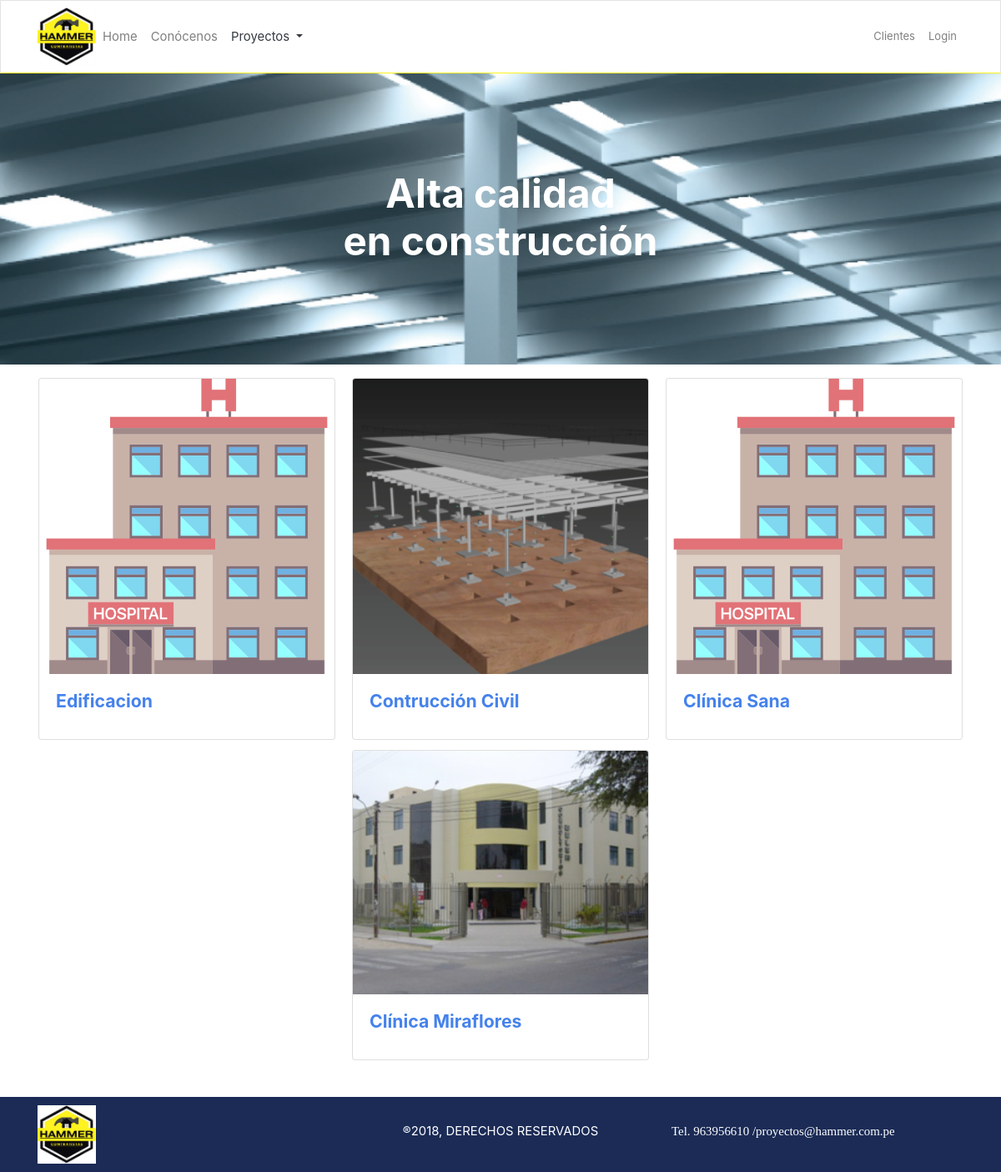
Page /HammerProyectos/concluidos on the committed database.
### tables this page shows
CREATE TABLE `proyecto` (
  `id` int(11) NOT NULL,
  `servicio_id` int(11) NOT NULL,
  `nombre` text NOT NULL,
  `tipo` enum('proceso','concluido') NOT NULL,
  `cliente_id` int(11) NOT NULL,
  `fecha` date NOT NULL,
  `img_principal` varchar(150) DEFAULT NULL,
  `descripcion` text NOT NULL
);

### application/controllers/HammerProyectos.php (called while the page is built, shortened)
<?php
class HammerProyectos extends CI_Controller {
	public function __construct()
	{
		$this->load->helper('url');
		$this->load->library('pagination');
		$this->load->model('Proyecto');
	}
	public function concluidos()
	{
		if($this->uri->segment(3)){
			$pagina = $this->uri->segment(3);
		}else{
			$pagina = 0;
		}
		$porpagina = 6;
		$datos = $this->Proyecto->getTodosPaginacion('concluido',$pagina,$porpagina,"limit");
		$opc = 3;
		$this->load->view('templates/header');
		$this->load->view('proyectos',compact('datos','cuantos','pagina','opc'));
		$this->load->view('templates/footer');
	}
}

### index.php (called while the page is built, shortened)
<?php
require_once BASEPATH.'core/CodeIgniter.php';

### application/models/Proyecto.php (called while the page is built, shortened)
<?php
class Proyecto extends CI_Model {
	public function getTodosPaginacion($tipo,$pagina,$porpagina,$quehago){
		switch($quehago){
			case 'limit';
				$query = $this->db
						->select("proyecto.id as v1,proyecto.servicio_id as v2,servicios.servicio as v3,proyecto.nombre as v4,proyecto.img_principal as v5, proyecto.descripcion as v6")
						->from("proyecto")
						->join('servicios', 'servicios.id = proyecto.servicio_id')
						->where('proyecto.tipo',$tipo)
						->limit($porpagina,$pagina)
						->order_by("proyecto.id","DESC")
						->get();
				return $query->result();
			break;
			case 'cuantos';
				$query = $this->db
						->select("proyecto.id as v1,proyecto.servicio_id as v2,servicios.servicio as v3,proyecto.nombre as v4,proyecto.img_principal as v5, proyecto.descripcion as v6")
						->from("proyecto")
						->join('servicios', 'servicios.id = proyecto.servicio_id')
						->where('proyecto.tipo',$tipo)
						->count_all_results();
				return $query;
			break;
		}
	}
}

### application/views/proyectos.php (the view, shortened to what this page needs)
<section class="proyecto text-center">
	<h2 class="titulo-p"> Alta calidad <br>en construcción </h2>
</section>
<section class="container p-3">
	<?php if ($opc == 3): ?>
				<?php if (count($datos) > 0): ?>
					<div class="card-columns">
					<?php foreach ($datos as $dato): ?>
						<div class="card">
						    <img class="card-img-top" src="<?=base_url()?>assets/imgs/proyectos/<?=$dato->v5?>" alt="Card image cap">
						    <div class="card-body">
						      <a class="enlace" nameproyecto="<?=$dato->v4?>" idproyecto="<?=$dato->v1?>" descripcion="<?=$dato->v6?>" href="#"><h5 class="card-title"><?=$dato->v4?></h5></a>
						    </div>
						  </div>
					<?php endforeach ?>
				</div>
				<?php endif ?>
	<?php endif ?>
</section>

### application/views/templates/header.php (shortened to what this page needs)
<!doctype html>
<html lang="en">
  <head>
    <link rel="stylesheet" href="<?=base_url()?>assets/css/bootstrap.min.css">
    <link rel="stylesheet" href="<?=base_url()?>assets/css/custom.min.css">
    <link rel="stylesheet" href="<?=base_url()?>assets/css/portada.css">
    <link rel="stylesheet" href="<?=base_url()?>assets/css/conocenos.css">
    <link rel="stylesheet" href="<?=base_url()?>assets/fontawesome/css/font-awesome.min.css">
  </head>
  <body>
  <header>
   <div class="navbar navbar-expand-lg fixed-top navbar-light bg-light margen-arriba">
      <div class="container">
         <img src="<?=base_url()?>assets/imgs/logo.jpg" width="70" height="70" alt="">
        <div class="collapse navbar-collapse" id="navbarResponsive">
          <ul class="navbar-nav">
            <li class="nav-item">
              <a class="nav-link <?php if($this->uri->segment(1) == ''){ ?> active <?php }   ?>" href="<?=base_url()?>">Home</a>
            </li>
            <li class="nav-item">
              <a class="nav-link <?php if($this->uri->segment(1) == 'Conocenos'){ ?> active <?php }   ?>" href="<?=base_url()?>Conocenos">Conócenos</a>
            </li>
            <li class="nav-item dropdown <?php if($this->uri->segment(1) == 'HammerProyectos'){ ?> active <?php }   ?>">
              <a class="nav-link dropdown-toggle" href="#" id="navbarDropdown" role="button" data-toggle="dropdown" aria-haspopup="true" aria-expanded="false">
                Proyectos
              </a>
            </li>
          </ul>
          <ul class="nav navbar-nav ml-auto">
            <li class="nav-item">
              <a class="nav-link" href="http://builtwithbootstrap.com/">Clientes</a>
            </li>
            <li class="nav-item">
              <a class="nav-link" href="<?=base_url()?>Login">Login</a>
            </li>
          </ul>
        </div>
      </div>
    </div>
  </header>

### application/views/templates/footer.php (shortened to what this page needs)
<footer>
		<section class="container pie">
			<div class="row">
				<div class="col-md-4">
					 <img src="<?=base_url()?>assets/imgs/logo.jpg" width="70" height="70" alt="">
				</div>
				<div class="col-md-4 text-center derechos">
					®2018, DERECHOS RESERVADOS
				</div>
				<div class="col-md-4 infos">
					<p class="parr">Tel. 963956610 /proyectos@hammer.com.pe</p>
				</div>
			</div>
		</section>
	</footer>
  </body>
</html>

### assets/css/portada.css (style rules this page uses)
.margen-arriba { border-bottom: 1px solid #FFF320; }
footer { background: #1B2B56; padding: 10px; }
.pie .derechos { color: #fff; margin-top: 20px; }
.pie .infos .parr { color: #fff; margin-top: 20px; }

### assets/css/conocenos.css (style rules this page uses)
.proyecto { margin-top: -33px; background: url(../imgs/slide_proy.jpg); background-size: cover; background-repeat: no-repeat; background-position: center; background-attachment: fixed; padding: 50px; height: 350px; color: #fff; }
.proyecto .titulo-p { margin-top: 6%; font-size: 2.8em; }

### rows in the picture
proyecto: img_principal (picture), nombre "Edificacion"
proyecto: img_principal (picture), nombre "Contrucción Civil"
proyecto: img_principal (picture), nombre "Clínica Miraflores"
proyecto: img_principal (picture), nombre "Clínica Sana"
